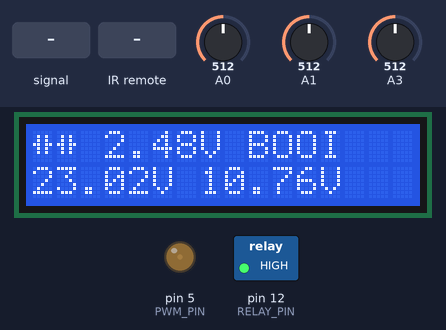
The sketch below on a simulated Arduino Uno, built with avr-gcc and run on an emulated ATmega328P. Parts: 16×2 character LCD, switched loads named in the sketch (green lamp = pin HIGH), output pins drawn as LEDs (lit = HIGH). Dashed ring = blinking. Inputs (shaded band) come from the test bench; at power-on: A0 = 512, A3 = 512, A1 = 512.

Above: at 1.3 s.
1.4 s: A0 fed a 2 Hz sine of ±306 counts around its level
At 2.85 s:
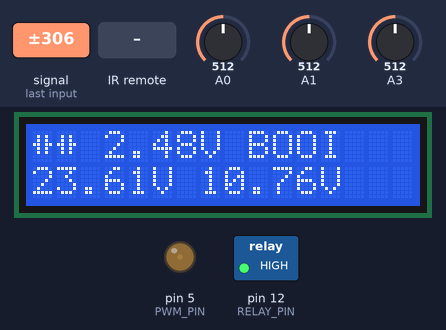
4.4 s: infrared code 0x10 received
At 5.18 s:
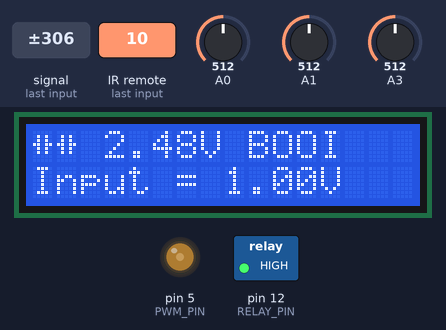
6.3 s: infrared code 0x11 received
At 6.68 s:
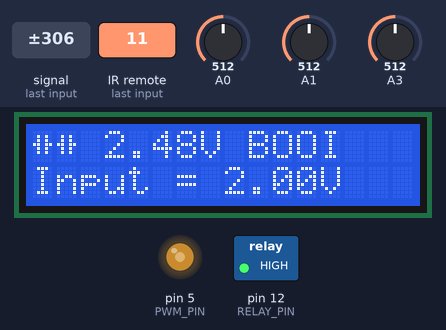
8.8 s: infrared code 0x14 received
At 9.18 s:
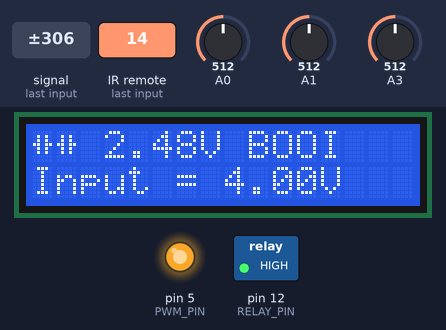
10.9 s: A0 set to 716
At 11.4 s:
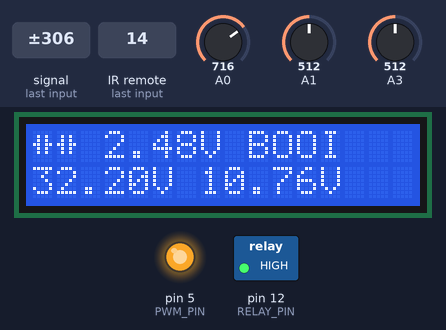
12.4 s: A3 set to 716
At 13.9 s:
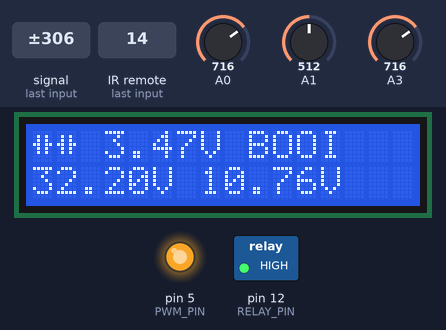
Timing chart, 0 to 15.0 s (numbered marks = the images above; inputs shaded):
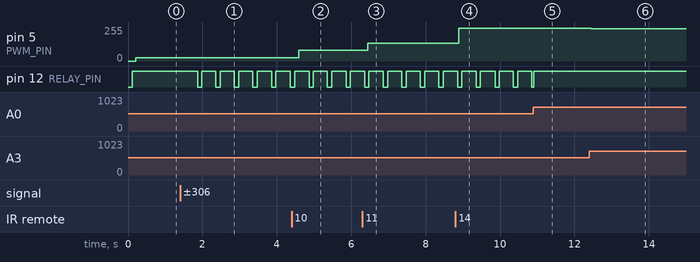

Measured:
- after the input at 1.4 s, pin 12 (RELAY_PIN): alternates HIGH for 0.38 s and LOW for 0.11 s, starting after 0.47 s; the display: first changes after 0.06 s (image 1 shows a later state)
- after the input at 4.4 s, pin 5 (PWM_PIN): 23/255 → 79/255 after 0.19 s; the display: first changes at once (image 2 shows a later state)
- after the input at 6.3 s, pin 5 (PWM_PIN): 79/255 → 135/255 after 0.14 s; the display: first changes after 0.06 s (image 3 shows a later state)
- after the input at 8.8 s, pin 5 (PWM_PIN): 135/255 → 246/255 after 0.09 s; the display: first changes after 0.09 s (image 4 shows a later state)
- after the input at 12.4 s, pin 5 (PWM_PIN): 246/255 → 242/255 after 0.06 s, → 241/255 0.20 s later; the display: first changes after 0.08 s (image 6 shows a later state)
- what the display in image 2 shows lasts 0.4 s, from 5.0 s to 5.4 s

The sketch:

Charge_Controller_ino.ino
```cpp
#include <Wire.h>
#include <LiquidCrystal_I2C.h>
#include <IRremote.hpp>

#define IR_PIN      3
#define RELAY_PIN   12
#define PWM_PIN     5

LiquidCrystal_I2C lcd(0x27, 16, 2);

const float VREF = 5.0;

// A0 divider: 82 kΩ top, 10 kΩ bottom
const float R1_A0 = 82000.0;
const float R2_A0 = 10000.0;
const float RATIO_A0 = (R1_A0 + R2_A0) / R2_A0;

// A1 divider: 33 kΩ top, 10 kΩ bottom
const float R1_A1 = 33000.0;
const float R2_A1 = 10000.0;
const float RATIO_A1 = (R1_A1 + R2_A1) / R2_A1;

float caliA0 = 1.0;
float caliA1 = 1.0;
float caliA3 = 0.991;

float voltage0, voltage1, voltage3;
float voltage3Filtered = 0.0;
float targetVoltage = 0.0;
int pwmValue = 0;
bool seriesMode = false;

int state = 0;
int firstDigit = 0;
bool inputDisplayActive = false;
unsigned long inputDisplayStart = 0;

const char* surname = "BOOI";

// ----- Custom LCD Characters -----
// Parallel LEFT half: one capacitor plate with leads to the right
byte parallelLeft[8] = {
  0b00001,
  0b00111,
  0b00101,
  0b11100,
  0b00100,
  0b00101,
  0b00111,
  0b00001
};

// Parallel RIGHT half: mirrored capacitor plate facing left
byte parallelRight[8] = {
  0b10000,
  0b11100,
  0b10100,
  0b00111,
  0b00100,
  0b10100,
  0b11100,
  0b10000
};

// Series: two capacitors stacked horizontally
byte seriesChar[8] = {
  0b00000,
  0b01010,
  0b01010,
  0b11011,
  0b01010,
  0b01010,
  0b00000,
  0b00000
};

void setup() {
  Serial.begin(115200);

  pinMode(RELAY_PIN, OUTPUT);
  pinMode(PWM_PIN, OUTPUT);
  digitalWrite(RELAY_PIN, LOW);

  lcd.init();
  lcd.backlight();
  lcd.createChar(0, parallelLeft);
  lcd.createChar(1, parallelRight);
  lcd.createChar(2, seriesChar);

  IrReceiver.begin(IR_PIN, ENABLE_LED_FEEDBACK);

  updateDisplay();
}

void loop() {
  readVoltages();
  controlRelay();

  static unsigned long lastRegUpdate = 0;
  if (millis() - lastRegUpdate > 200) {
    regulateOutput();
    lastRegUpdate = millis();
  }

  if (IrReceiver.decode()) {
    if (!(IrReceiver.decodedIRData.flags & IRDATA_FLAGS_IS_REPEAT)) {
      handleIR(IrReceiver.decodedIRData.command);
    }
    IrReceiver.resume();
  }

  static unsigned long lastDisplayUpdate = 0;
  if (millis() - lastDisplayUpdate > 50) {
    updateDisplay();
    lastDisplayUpdate = millis();
  }

  if (inputDisplayActive && (millis() - inputDisplayStart > 1000)) {
    inputDisplayActive = false;
    state = 0;
    updateDisplay();
  }
}

// ================= VOLTAGE READING =================
void readVoltages() {
  long sum0 = 0, sum1 = 0, sum3 = 0;
  for (int i = 0; i < 8; i++) {
    sum0 += analogRead(A0);
    sum1 += analogRead(A1);
    sum3 += analogRead(A3);
  }

  float adc0 = sum0 / 8.0;
  float adc1 = sum1 / 8.0;
  float adc3 = sum3 / 8.0;

  voltage0 = adc0 * (VREF / 1023.0) * RATIO_A0 * caliA0;
  voltage1 = adc1 * (VREF / 1023.0) * RATIO_A1 * caliA1;

  float rawV3 = adc3 * (VREF / 1023.0) * caliA3;

  voltage3Filtered = voltage3Filtered * 0.85 + rawV3 * 0.15;
  voltage3 = voltage3Filtered;
}

void controlRelay() {
  if (voltage0 > 18.5 && !seriesMode) {
    seriesMode = true;
    digitalWrite(RELAY_PIN, HIGH);
    updateDisplay();
  } else if (voltage0 < 10.0 && seriesMode) {
    seriesMode = false;
    digitalWrite(RELAY_PIN, LOW);
    updateDisplay();
  }
}

// ================= OUTPUT REGULATION =================
void regulateOutput() {
  int ffPwm = (int)((targetVoltage + 0.7) / 5.0 * 255.0);
  ffPwm = constrain(ffPwm, 0, 255);

  float error = targetVoltage - voltage3;
  float correctionF = error * 5.0;
  int correction = (int)correctionF;
  if (correctionF > 0 && correction == 0) correction = 1;
  if (correctionF < 0 && correction == 0) correction = -1;

  pwmValue = ffPwm + correction;
  pwmValue = constrain(pwmValue, 0, 255);

  analogWrite(PWM_PIN, pwmValue);
}

void updateDisplay() {
  lcd.setCursor(0, 0);

  if (seriesMode) {
    lcd.write(byte(2));   // series: stacked capacitors
    lcd.write(byte(2));
  } else {
    lcd.write(byte(0));   // parallel: left plate
    lcd.write(byte(1));   // parallel: right plate
  }

  lcd.print(" ");
  lcd.print(voltage3, 2);
  lcd.print("V ");
  lcd.print(surname);

  lcd.setCursor(0, 1);

  if (inputDisplayActive) {
    lcd.print("Input = ");
    lcd.print(targetVoltage, 2);
    lcd.print("V   ");
  } else {
    lcd.print(voltage0, 2);
    lcd.print("V ");
    lcd.print(voltage1, 2);
    lcd.print("V  ");
  }
}

void handleIR(uint8_t cmd) {
  int digit = -1;

  if      (cmd == 0x0C) digit = 0;
  else if (cmd == 0x10) digit = 1;
  else if (cmd == 0x11) digit = 2;
  else if (cmd == 0x12) digit = 3;
  else if (cmd == 0x14) digit = 4;
  else if (cmd == 0x15) digit = 5;
  else if (cmd == 0x16) digit = 6;
  else if (cmd == 0x18) digit = 7;
  else if (cmd == 0x19) digit = 8;
  else if (cmd == 0x1A) digit = 9;
  else return;

  if (state == 0) {
    firstDigit = digit;
    targetVoltage = (float)firstDigit;
    inputDisplayActive = true;
    inputDisplayStart = millis();
    state = 1;
  } else if (state == 1) {
    targetVoltage = (float)firstDigit + (float)digit / 10.0;
    inputDisplayActive = true;
    inputDisplayStart = millis();
    state = 0;
  }

  updateDisplay();
}
```
